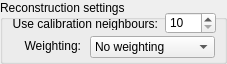
           <widget class="QGroupBox" name="groupBox_2">
            <property name="geometry">
             <rect>
              <x>282</x>
              <y>72</y>
              <width>227</width>
              <height>64</height>
             </rect>
            </property>
            <property name="title">
             <string>Reconstruction settings</string>
            </property>
            <widget class="QSpinBox" name="sbKNNuseNeighboursInRec">
             <property name="geometry">
              <rect>
               <x>165</x>
               <y>12</y>
               <width>51</width>
               <height>22</height>
              </rect>
             </property>
             <property name="toolTip">
              <string>Cannot be larger than 'number neighbours' parameter used in calibration!</string>
             </property>
             <property name="minimum">
              <number>10</number>
             </property>
             <property name="maximum">
              <number>100000</number>
             </property>
            </widget>
            <widget class="QLabel" name="label_179">
             <property name="geometry">
              <rect>
               <x>7</x>
               <y>17</y>
               <width>151</width>
               <height>13</height>
              </rect>
             </property>
             <property name="text">
              <string>Use calibration neighbours:</string>
             </property>
             <property name="alignment">
              <set>Qt::AlignRight|Qt::AlignTrailing|Qt::AlignVCenter</set>
             </property>
            </widget>
            <widget class="QComboBox" name="cobKNNweighting">
             <property name="geometry">
              <rect>
               <x>90</x>
               <y>36</y>
               <width>125</width>
               <height>22</height>
              </rect>
             </property>
             <item>
              <property name="text">
               <string>No weighting</string>
              </property>
             </item>
             <item>
              <property name="text">
               <string>1/distance</string>
              </property>
             </item>
             <item>
              <property name="text">
               <string>1/distance^2</string>
              </property>
             </item>
            </widget>
            <widget class="QLabel" name="label_186">
             <property name="geometry">
              <rect>
               <x>10</x>
               <y>38</y>
               <width>71</width>
               <height>16</height>
              </rect>
             </property>
             <property name="text">
              <string>Weighting:</string>
             </property>
             <property name="alignment">
              <set>Qt::AlignRight|Qt::AlignTrailing|Qt::AlignVCenter</set>
             </property>
            </widget>
           </widget>
